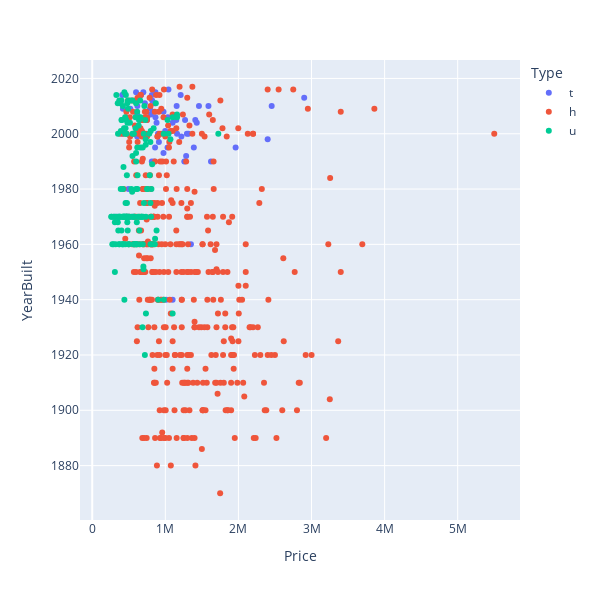

Source (notebook cell):
### Markdown cell above
## Visualization 19: Scatter Plots multiple features

### Code cell
fig = px.scatter(melb, x="Price",width =600,height = 600,
                 y="YearBuilt", color="Type",
                   facet_col="Rooms", #Categorical
                     )
fig.show()

### Figure 1 — Plotly figure (JSON) as saved in the notebook; plotly's stock layout.template omitted (floating-point values rounded to 4 significant figures; data arrays with more than 128 entries replaced by an {"elided": "..."} marker saying what was removed)
{"data": [{"hovertemplate": "Type=t<br>Price=%{x}<br>YearBuilt=%{y}<extra></extra>", "legendgroup": "t", "marker": {"color": "#636efa", "symbol": "circle"}, "mode": "markers", "name": "t", "orientation": "v", "showlegend": true, "type": "scatter", "x": [575000, 1100000, 900000, 820000, 615000, 912000, 492000, 1155000, 1150000, 1010000, 1410000, 670000, 860000, 401000, 920000, 2900000, 401500, 720000, 518500, 565000, 975000, 521000, 995000, 1425000, 1030000, 1295000, 1100000, 2400000, 355000, 1206000, 495000, 1762000, 1810000, 1042500, 420000, 1270000, 846000, 815000, 410000, 880000, 747000, 1160000, 611000, 865000, 650000, 1210000, 1430000, 2455000, 1285000, 1962000, 998000, 1460000, 665000, 300000, 2050000, 1260000, 345000, 938000, 550000, 1390000, 660000, 1315000, 865000, 762000, 790000, 1220000, 410000, 480000, 1970000, 865000, 830000, 975000, 500000, 800000, 668500, 699000, 1625000, 615000, 895000, 699000, 617500, 515000, 1680000, 1590000, 1350000, 600000, 856000, 1035000, 460000, 815000], "xaxis": "x", "y": [2000, 1940, 2000, 2012, 1999, 1997, null, 2010, 2005, 1940, 2005, 2001, 1995, null, null, 2013, null, 2011, null, null, 2008, 2009, null, null, 1995, 2000, 2004, 1998, null, null, 1980, null, null, 2016, 2009, 2005, 1990, 2014, 2000, 2004, 2005, 2000, 2000, null, 2005, 2014, 2004, 2010, 1992, 1995, 2001, 2010, 2001, 1970, null, 1990, 1970, null, 1970, 1995, null, 2000, 2006, null, 2009, 1999, 2014, null, null, 2015, 2008, 1993, 1970, 2007, 2014, 2015, 1990, 2007, null, 2000, 2010, null, null, 2010, 1960, 2015, 2011, 2006, 1970, 1990], "yaxis": "y"}, {"hovertemplate": "Type=h<br>Price=%{x}<br>YearBuilt=%{y}<extra></extra>", "legendgroup": "h", "marker": {"color": "#EF553B", "symbol": "circle"}, "mode": "markers", "name": "h", "orientation": "v", "showlegend": true, "type": "scatter", "x": {"elided": "679 int values"}, "xaxis": "x", "y": {"elided": "679 int values"}, "yaxis": "y"}, {"hovertemplate": "Type=u<br>Price=%{x}<br>YearBuilt=%{y}<extra></extra>", "legendgroup": "u", "marker": {"color": "#00cc96", "symbol": "circle"}, "mode": "markers", "name": "u", "orientation": "v", "showlegend": true, "type": "scatter", "x": {"elided": "231 int values"}, "xaxis": "x", "y": {"elided": "231 int values"}, "yaxis": "y"}], "layout": {"height": 600, "legend": {"title": {"text": "Type"}, "tracegroupgap": 0}, "margin": {"t": 60}, "width": 600, "xaxis": {"anchor": "y", "domain": [0, 1], "title": {"text": "Price"}}, "yaxis": {"anchor": "x", "domain": [0, 1], "title": {"text": "YearBuilt"}}}}
